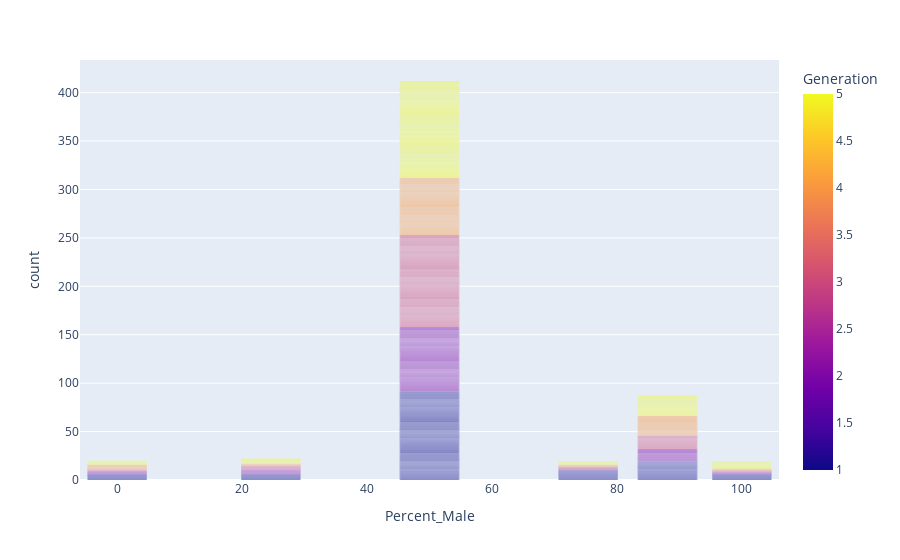

Write notebook code for a chart like this one.
### Code cell
fig=px.bar(pokemon, x="Percent_Male", color="Generation",
           hover_name='Name', hover_data=["Generation"])

fig.show()

### Figure 1 — Plotly figure (JSON) as saved in the notebook; plotly's stock layout.template omitted (floating-point values rounded to 4 significant figures; data arrays with more than 128 entries replaced by an {"elided": "..."} marker saying what was removed)
{"data": [{"alignmentgroup": "True", "customdata": {"elided": "649x1 int values"}, "hovertemplate": "<b>%{hovertext}</b><br><br>Percent_Male=%{x}<br>count=%{y}<br>Generation=%{marker.color}<extra></extra>", "hovertext": {"elided": "649 str values"}, "legendgroup": "", "marker": {"color": {"elided": "649 int values"}, "coloraxis": "coloraxis", "pattern": {"shape": ""}}, "name": "", "offsetgroup": "", "orientation": "v", "showlegend": false, "textposition": "auto", "type": "bar", "x": {"elided": "649 float values"}, "xaxis": "x", "y": {"elided": "649 int values"}, "yaxis": "y"}], "layout": {"barmode": "relative", "coloraxis": {"colorbar": {"title": {"text": "Generation"}}, "colorscale": [[0, "#0d0887"], [0.1111, "#46039f"], [0.2222, "#7201a8"], [0.3333, "#9c179e"], [0.4444, "#bd3786"], [0.5556, "#d8576b"], [0.6667, "#ed7953"], [0.7778, "#fb9f3a"], [0.8889, "#fdca26"], [1, "#f0f921"]]}, "legend": {"tracegroupgap": 0}, "margin": {"t": 60}, "xaxis": {"anchor": "y", "domain": [0, 1], "title": {"text": "Percent_Male"}}, "yaxis": {"anchor": "x", "domain": [0, 1], "title": {"text": "count"}}}}
